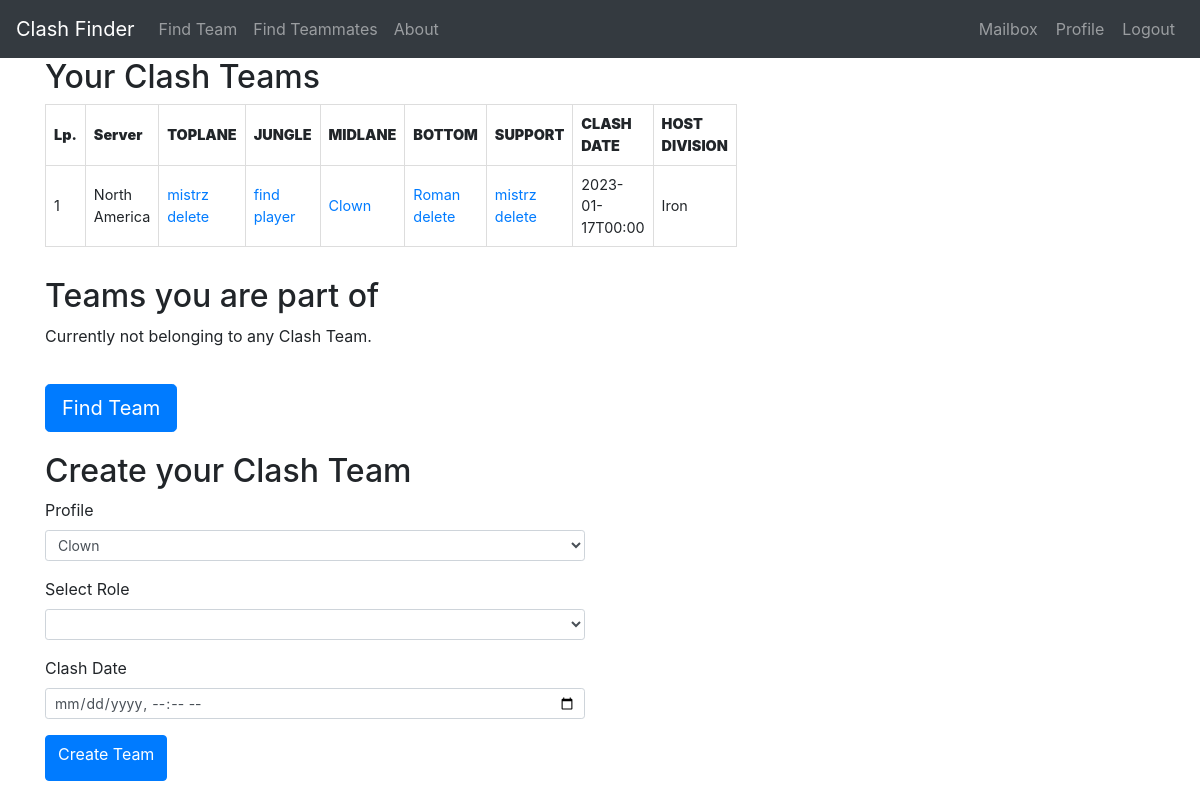
/user/admin/teams (signed in), run on an earlier commit of the app's database.
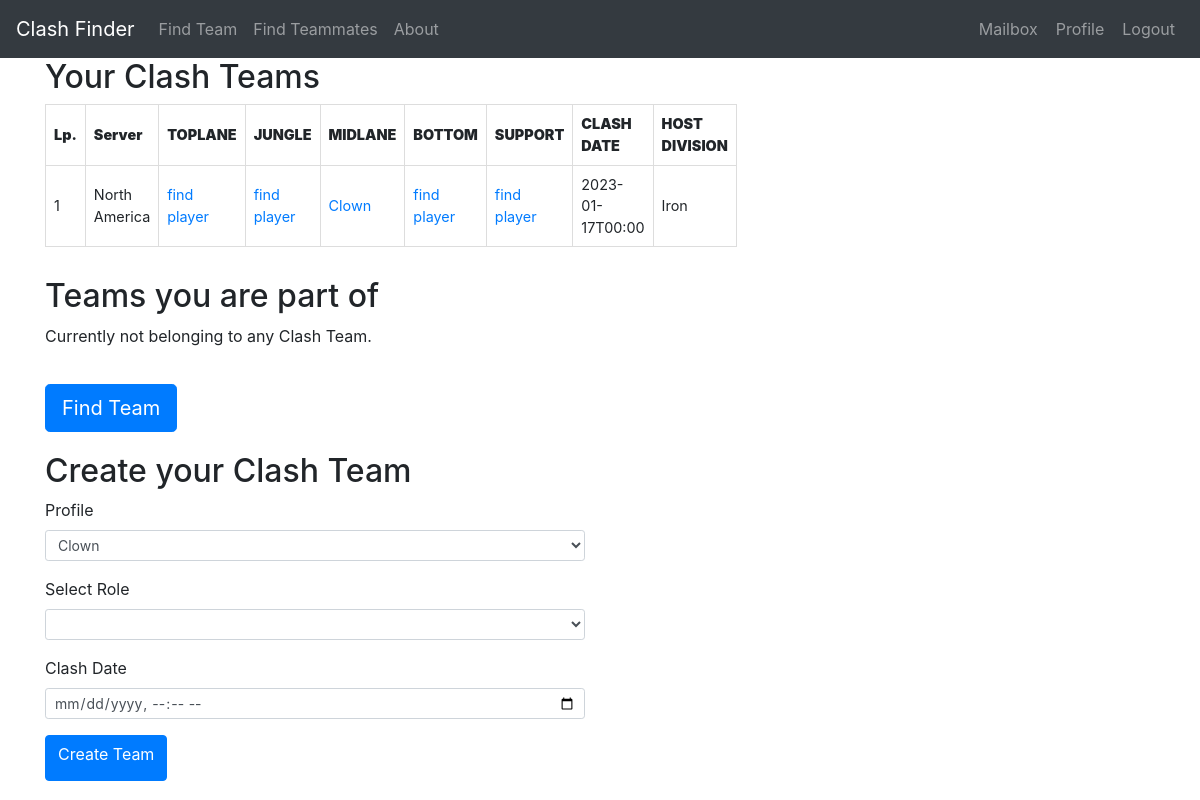
And on a later commit of the database.
### models.py (models this page shows, shortened)
class ClashTeam(UserMixin, db.Model):
    id = db.Column(db.Integer, primary_key=True)
    clash_date = db.Column(db.DateTime, nullable=False, default=None)
    division = db.Column(db.String(64), index=True, default=None)
    toplane = db.Column(db.String(64), index=True, default=None)
    jungle = db.Column(db.String(64), index=True, default=None)
    midlane = db.Column(db.String(64), index=True, default=None)
    bottom = db.Column(db.String(64), index=True, default=None)
    support = db.Column(db.String(64), index=True, default=None)
    host_id = db.Column(db.Integer, db.ForeignKey('profile.id'))
    invitation = db.relationship('ClashInvitation', backref='futureteam', lazy='dynamic',
                                 cascade="all, delete, delete-orphan")
    request = db.relationship('ClashRequest', backref='desired_team', lazy='dynamic',
                              cascade="all, delete, delete-orphan")
    def formatted_clash_date(self):
        return self.clash_date.strftime('%Y-%m-%dT%H:%M')

class Profile(UserMixin, db.Model):
    id = db.Column(db.Integer, primary_key=True)
    nickname = db.Column(db.String(64), index=True, unique=True)
    server = db.Column(db.String(10), index=True)
    division = db.Column(db.String(20), index=True)
    best_position = db.Column(db.String(20), index=True)
    alternative_position = db.Column(db.String(20), index=True)
    user_id = db.Column(db.Integer, db.ForeignKey('user.id'))
    clash_team = db.relationship('ClashTeam', backref='host', lazy='dynamic')
    invitation_in = db.relationship('ClashInvitation', backref='invitedguest', lazy='dynamic',
                                    cascade="all, delete, delete-orphan")
    request_out = db.relationship('ClashRequest', backref='candidate', lazy='dynamic',
                                  cascade="all, delete, delete-orphan")
    reported = db.relationship('ReportPlayer', backref='Reported', lazy='dynamic',
                               cascade="all, delete, delete-orphan")

### routes.py (the view)
@app.route('/user/<username>/teams', methods=['GET', 'POST'])
@login_required
def yourteams(username):
    user = User.query.filter_by(username=username).first_or_404()
    user_profiles = Profile.query.filter(Profile.user_id == user.id)
    user_clashteams = ClashTeam.query.join(Profile).filter(
        Profile.id == ClashTeam.host_id, Profile.user_id == user.id).all()
    user_profiles_data = {
        user_profile.nickname: user_profile.server for user_profile in user_profiles}
    guest_teams = []
    for key, value in user_profiles_data.items():
        guest_teams.extend(ClashTeam.query.join(Profile).filter(and_(or_(ClashTeam.toplane == key, ClashTeam.jungle == key, ClashTeam.midlane ==
                           key, ClashTeam.bottom == key, ClashTeam.support == key), Profile.server == value, Profile.user_id != user.id)).all())
    if len(user_clashteams) == 0:
        user_clashteams = []
    form = CreatingTeam(user_id=user.id, timerighnow=datetime.now())
    return render_template('yourteams.html', get_server_short_name=get_server_short_name, user_clashteams=user_clashteams, guest_teams=guest_teams, form=form, user=user)

### forms.py
class CreatingTeam(FlaskForm):
    profile = SelectField('Profile', validators=[DataRequired()], choices=[])
    role = SelectField('Select Role', validators=[
                       DataRequired()], choices=positions)
    clash_date = DateTimeLocalField(
        'Clash Date', format='%Y-%m-%dT%H:%M', validators=[DataRequired(), validate_date])
    submit = SubmitField('Create Team')
    def __init__(self, user_id, *args, **kwargs):
        super(CreatingTeam, self).__init__(*args, **kwargs)
        self.profile.choices = [(p.nickname)
                                for p in Profile.query.filter_by(user_id=user_id)]

### forms.py (called while the page is built)
def get_server_short_name(server_name):
    for server in servers:
        if server[0] == server_name:
            return server[1]
    return ''

### models.py (called while the page is built)
@login.user_loader
def load_user(id):
    return User.query.get(int(id))

### templates/yourteams.html (shortened to what the changed rows need)
{% extends "base.html" %}
{% block content %}
{% if current_user.id == user.id %}
<div class="container">
	<div class="row">
		<div class="col-sm-6">
			<h2>Your Clash Teams</h2>
			<div class="teams-info">
				{% if user_clashteams %}
				<table>
					<thead>
						<tr>
							<th><strong>Lp.</strong></th>
							<th><strong>Server</strong></th>
							<th><strong>TOPLANE</strong></th>
							<th><strong>JUNGLE</strong></th>
							<th><strong>MIDLANE</strong></th>
							<th><strong>BOTTOM</strong></th>
							<th><strong>SUPPORT</strong></th>
							<th><strong>CLASH DATE</strong></th>
							<th><strong>HOST DIVISION</strong></th>
						</tr>
					</thead>
					<tbody>
						{% for team in user_clashteams %}
						<tr>
							<td>{{ loop.index }}</td>
							<td>{{ team.host.server }}</td>
							<td>
								{% if team.toplane %}
								<a
									href="{{ url_for('profile', nickname=team.toplane, server=get_server_short_name(team.host.server).lower()) }}">{{
									team.toplane }}</a>
								{% if user.id == team.host.user_id and team.toplane != team.host.nickname %}
								<a
									href="{{ url_for('delete_teammate', username=user.username, team_id=team.id, position='toplane') }}">delete</a>
								{% endif %}
								{% else %}
								<a href="{{ url_for('findteammates') }}">find player</a>
								{% endif %}
							</td>
							<td>
								{% if team.jungle %}
								<a
									href="{{ url_for('profile', nickname=team.jungle, server=get_server_short_name(team.host.server).lower()) }}">{{
									team.jungle }}</a>
								{% if user.id == team.host.user_id and team.jungle != team.host.nickname %}
								<a
									href="{{ url_for('delete_teammate', username=user.username, team_id=team.id, position='jungle') }}">delete</a>
								{% endif %}
								{% else %}
								<a href="{{ url_for('findteammates') }}">find player</a>
								{% endif %}
							</td>
							<td>
								{% if team.midlane %}
								<a
									href="{{ url_for('profile', nickname=team.midlane, server=get_server_short_name(team.host.server).lower()) }}">{{
									team.midlane }}</a>
								{% else %}
								<a href="{{ url_for('findteammates') }}">find player</a>
								{% endif %}
							</td>
							<td>
								{% if team.bottom %}
								<a
									href="{{ url_for('profile', nickname=team.bottom, server=get_server_short_name(team.host.server).lower()) }}">{{
									team.bottom }}</a>
								{% if user.id == team.host.user_id and team.bottom != team.host.nickname %}
								<a
									href="{{ url_for('delete_teammate', username=user.username, team_id=team.id, position='bottom') }}">delete</a>
								{% endif %}
								{% else %}
								<a href="{{ url_for('findteammates') }}">find player</a>
								{% endif %}
							</td>
							<td>
								{% if team.support %}
								<a
									href="{{ url_for('profile', nickname=team.support, server=get_server_short_name(team.host.server).lower()) }}">{{
									team.support }}</a>
								{% if user.id == team.host.user_id and team.support != team.host.nickname %}
								<a
									href="{{ url_for('delete_teammate', username=user.username, team_id=team.id, position='support') }}">delete</a>
								{% endif %}
								{% else %}
								<a href="{{ url_for('findteammates') }}">find player</a>
								{% endif %}
							</td>
							<td>{{ team.formatted_clash_date() or '' }}</td>
							<td>{{ team.division or '' }}</td>
						</tr>
						{% endfor %}
					</tbody>
				</table>
				{% else %}
				<p>Currently, you are not hosting any Clash Team.</p>
				{% endif %}
			</div>
			<h2>Teams you are part of</h2>
			<h2>Create your Clash Team</h2>
		</div>
	</div>
</div>
{% else %}
<p>You do not have access to this page.</p>
{% endif %}
{% endblock %}

What changed in the data, as far as the page shows it:
changed ClashTeam "Clown": toplane "mistrz" → (not shown); bottom "Roman" → (not shown); support "mistrz" → (not shown); toplane "delete" → "find player"; bottom "delete" → "find player"; support "delete" → "find player"
